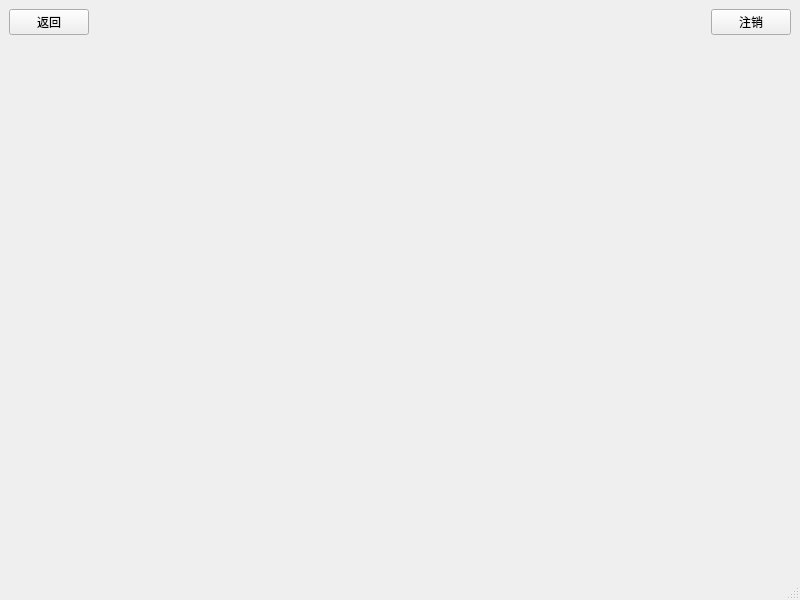
<?xml version="1.0" encoding="UTF-8"?>
<ui version="4.0">
 <class>MasterView</class>
 <widget class="QMainWindow" name="MasterView">
  <property name="geometry">
   <rect>
    <x>0</x>
    <y>0</y>
    <width>800</width>
    <height>600</height>
   </rect>
  </property>
  <property name="windowTitle">
   <string>MasterView</string>
  </property>
  <widget class="QWidget" name="centralwidget">
   <layout class="QVBoxLayout" name="verticalLayout">
    <item>
     <layout class="QHBoxLayout" name="horizontalLayout">
      <item>
       <widget class="QPushButton" name="btBack">
        <property name="text">
         <string>返回</string>
        </property>
       </widget>
      </item>
      <item>
       <spacer name="horizontalSpacer">
        <property name="orientation">
         <enum>Qt::Horizontal</enum>
        </property>
        <property name="sizeHint" stdset="0">
         <size>
          <width>40</width>
          <height>20</height>
         </size>
        </property>
       </spacer>
      </item>
      <item>
       <widget class="QLabel" name="labelTitle">
        <property name="text">
         <string/>
        </property>
       </widget>
      </item>
      <item>
       <spacer name="horizontalSpacer_2">
        <property name="orientation">
         <enum>Qt::Horizontal</enum>
        </property>
        <property name="sizeHint" stdset="0">
         <size>
          <width>40</width>
          <height>20</height>
         </size>
        </property>
       </spacer>
      </item>
      <item>
       <widget class="QPushButton" name="btLogout">
        <property name="text">
         <string>注销</string>
        </property>
       </widget>
      </item>
     </layout>
    </item>
    <item>
     <widget class="QStackedWidget" name="stackedWidget"/>
    </item>
   </layout>
  </widget>
  <widget class="QMenuBar" name="menubar">
   <property name="geometry">
    <rect>
     <x>0</x>
     <y>0</y>
     <width>800</width>
     <height>23</height>
    </rect>
   </property>
  </widget>
  <widget class="QStatusBar" name="statusbar"/>
 </widget>
 <resources/>
 <connections/>
</ui>
